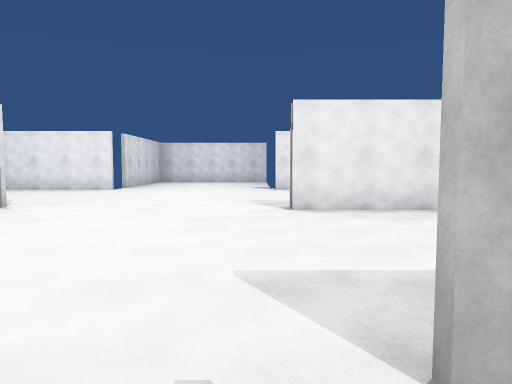
view 1 (above)

12 first-person views from a walk through a Unity game level. The camera is 1.5 m above the floor, tilts 4° down and sees 70° across. The floor is counted in squares, 2 m on a side. Each view is taken from the middle of a square. On the plan, view 1 faces up. The plan holds only what a view shows up to about 11 squares ahead; the rest is blank. The player is left out.

view 2
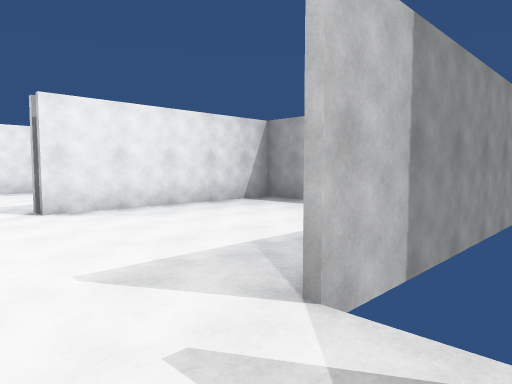

view 3
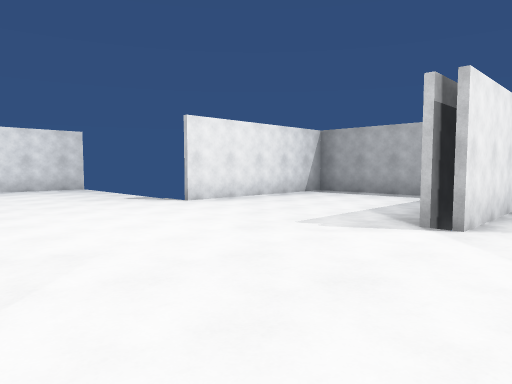

view 4
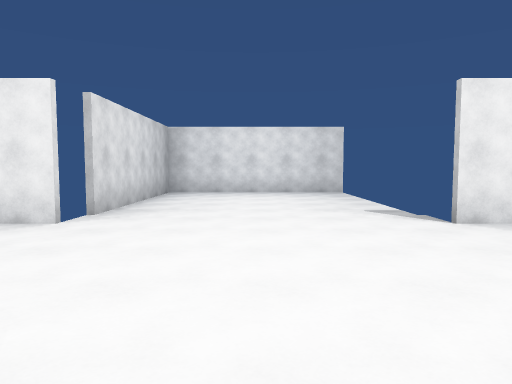

view 5
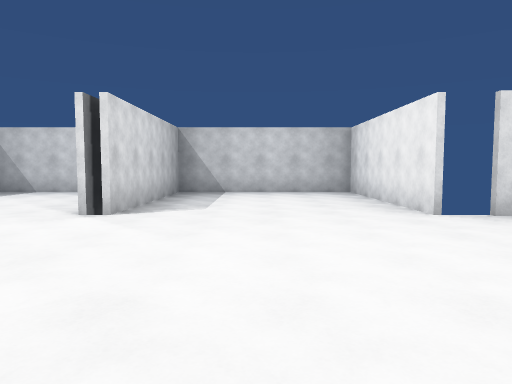

view 6
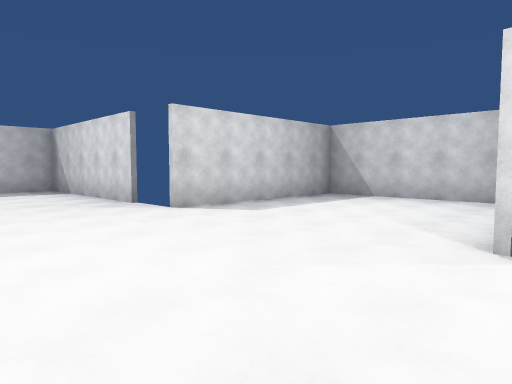

view 7
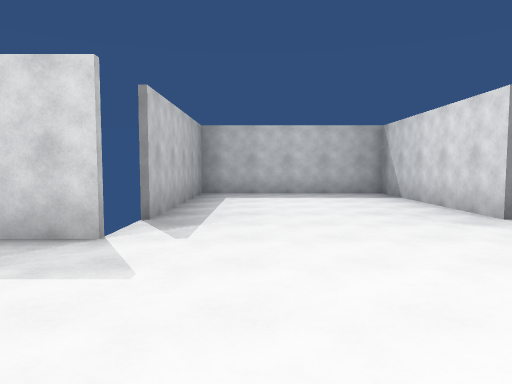

view 8
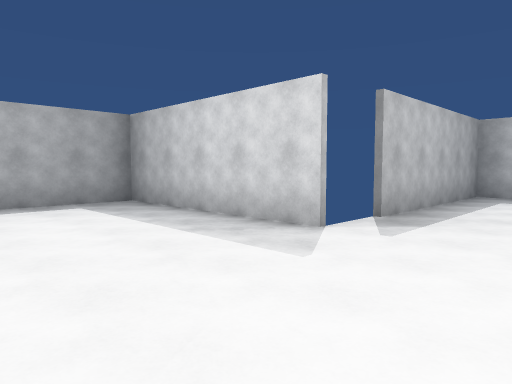

view 9
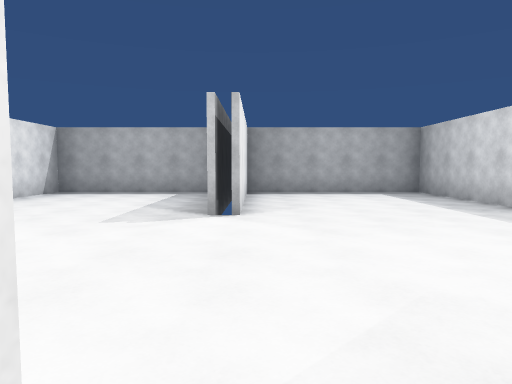

view 10
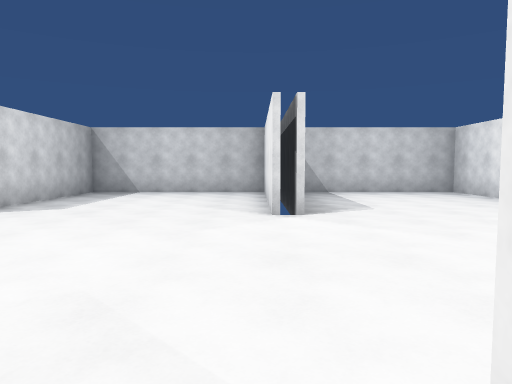

view 11
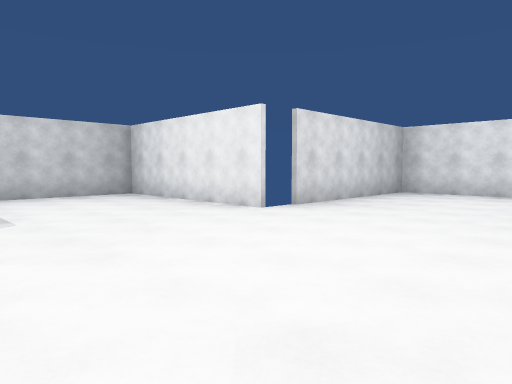

view 12
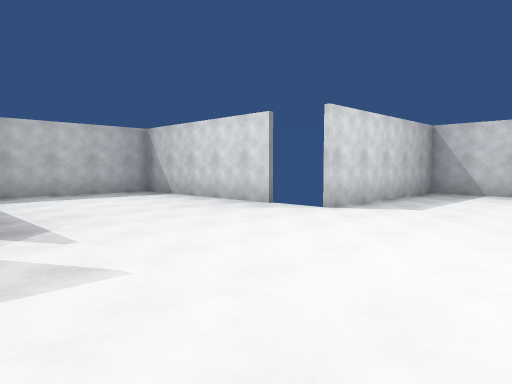

### Floor plan
Points are (right, up) in squares from view 1. A wall is a line through its corners. A room is listed if a view was taken in it or the views show most of it. See-through windows are left out.
Room 1 (views 1, 2, 3, 4, 5, 6, 7, 8, 9, 10, 11, 12)
walls: (-4.5, 6.6) (-6.1, 6.6); (-4.6, 6.2) (-9, 6.2); (-5.2, 6.4) (-4.6, 6.4); (2, 6.6) (0.6, 6.6); (0.5, 1.3) (5.6, 1.3) (5.6, 6.2) (0.6, 6.2) (0.6, 6.8); (-4.5, 11.8) (-9.6, 11.8) (-9.6, 6.8) (-4.6, 6.8); (-4.5, 0) (-4.5, -5.1) (0.6, -5.1) (0.6, 0); (-9.6, 6.2) (-9.6, 1.3) (-4.6, 1.3); (5.6, 7.4) (5.6, 11.8) (0.6, 11.8); (0.6, 17.5) (-4.5, 17.5) (-4.5, 12.6)
ways out: gap at (-5, 0); gap at (1, 0)

Positions as (right, up) in squares from view 1, and headings:
1: (0, 0), facing up
2: (-1, 0), facing up-right
3: (-4, 5), facing up-right
4: (-2, 7), facing up
5: (1, 9), facing left
6: (-1, 7), facing down-left
7: (-1, 5), facing down
8: (-2, 5), facing down-right
9: (-5, 6), facing right
10: (1, 6), facing left
11: (0, 7), facing up-left
12: (1, 5), facing down-left
